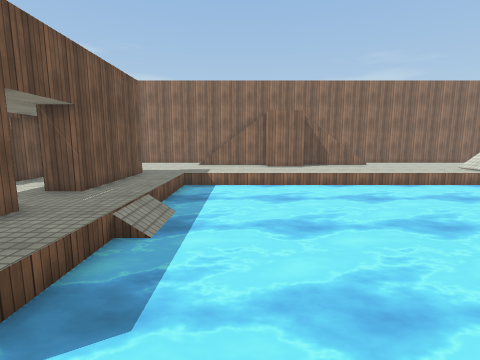
view 1 (above)

24 first-person views from a walk through a scene from a Unity 3-D project. The camera is 1.3 m above the floor, tilts 8° down and sees 85° across. The floor is counted in squares, 1 m on a side. Each view is taken from the middle of a square. On the plan, view 1 faces up. The plan holds only what a view shows up to about 13 squares ahead; the rest is blank. The place goes on beyond the plan. Surface patterns are stand-ins for the level's own textures.

view 2
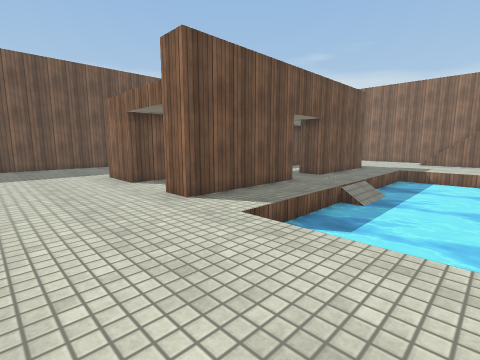

view 3
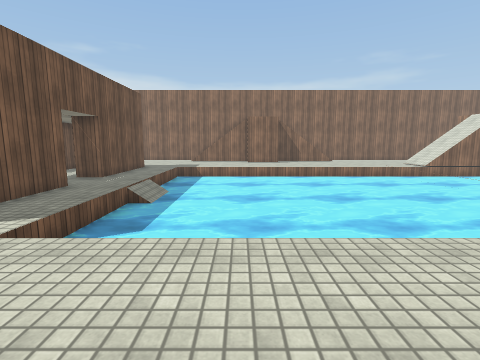

view 4
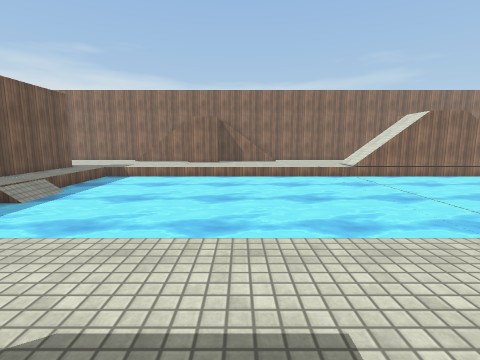

view 5
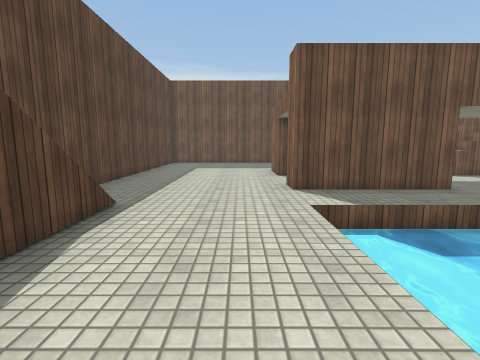

view 6
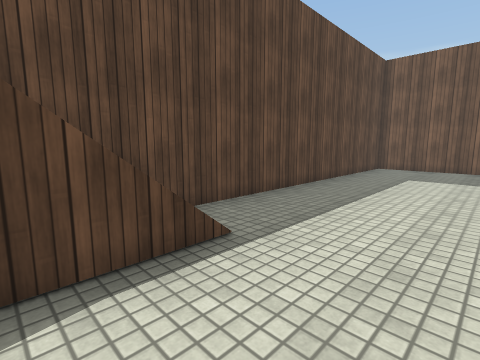

view 7
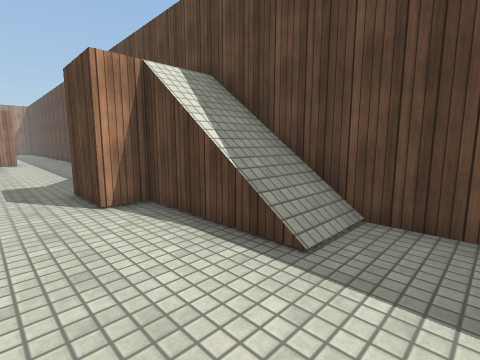

view 8
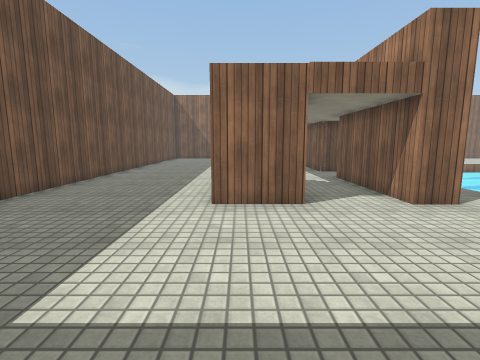

view 9
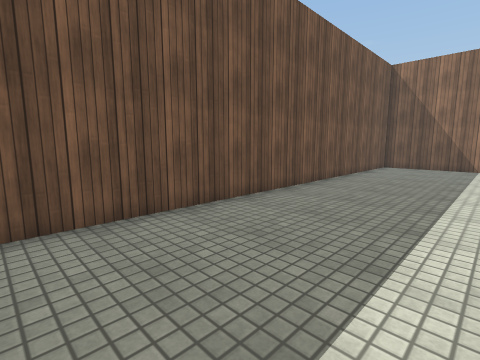

view 10
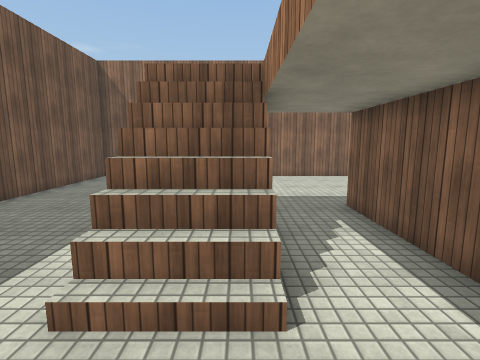

view 11
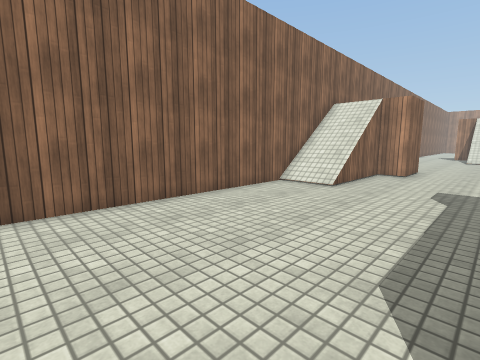

view 12
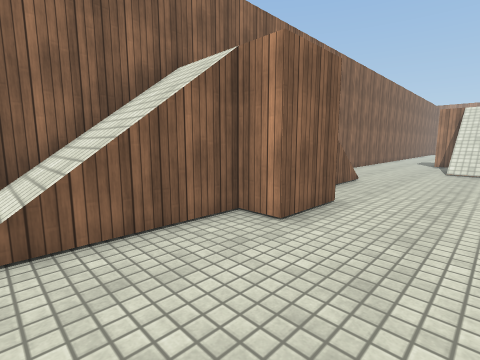

view 13
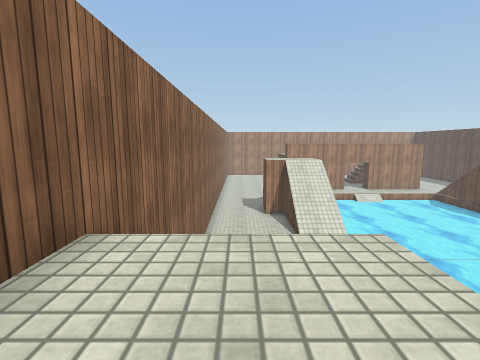

view 14
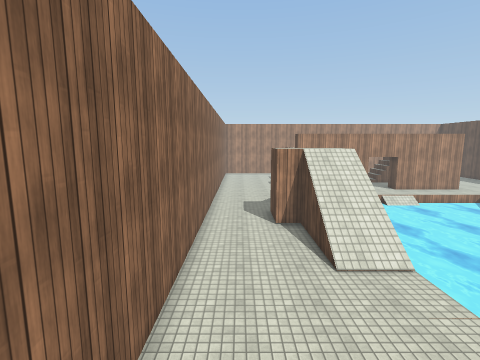

view 15
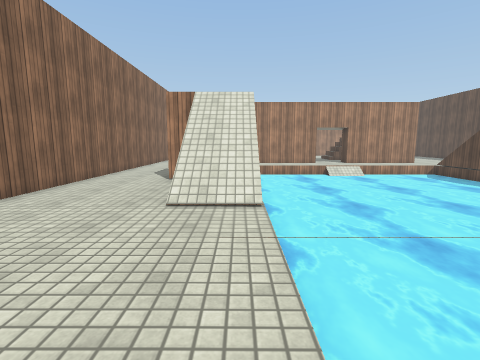

view 16
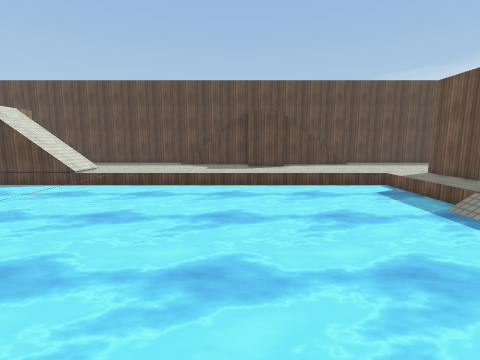

view 17
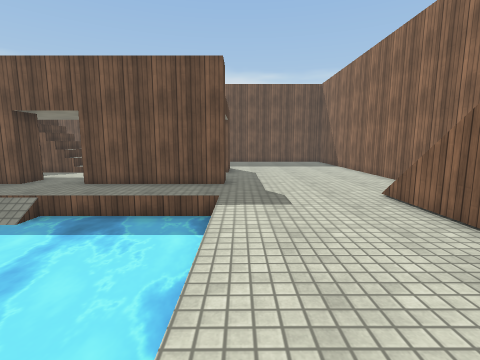

view 18
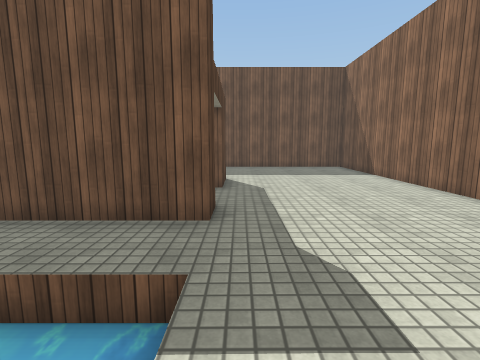

view 19
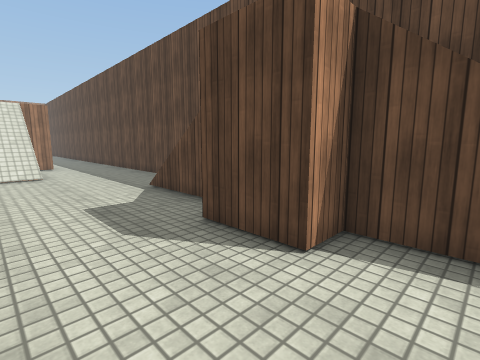

view 20
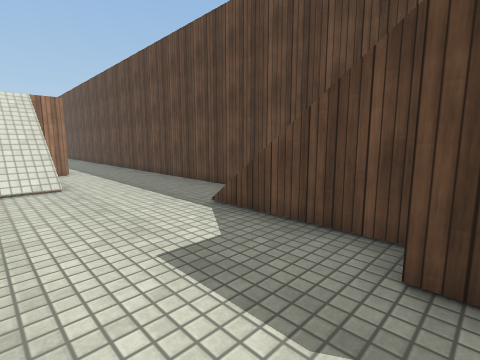

view 21
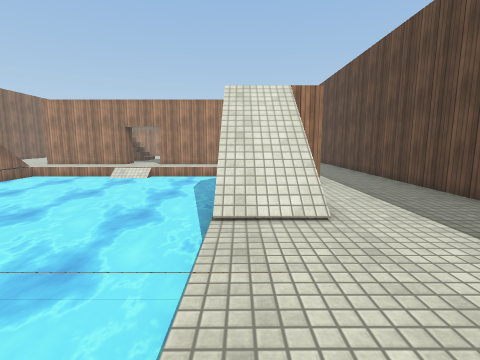

view 22
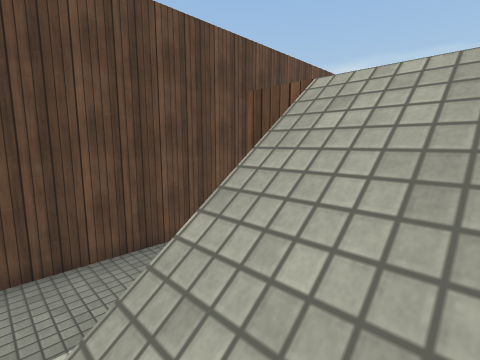

view 23
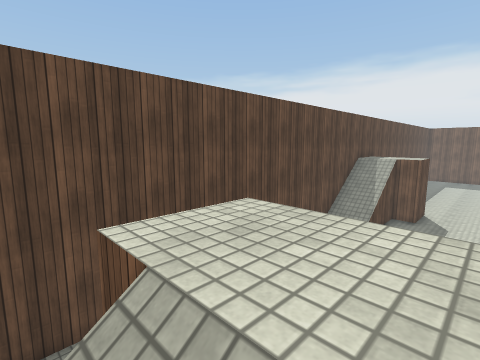

view 24
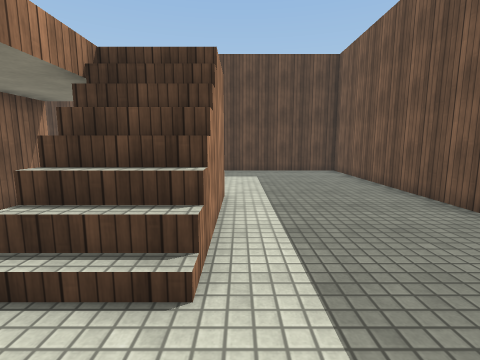

### Floor plan
Key: @ floor where view 1 was taken; # wall or solid block; . main floor; : floor 3 m higher than the main floor; / step, stairs or slope; ≈ water the walk keeps out of.
Columns run from 15 left of view 1 to 20 right of it. Each row starts with its distance up from view 1.
 18 ###################################
 17 #............////::/    ...........
 16 #............////::////............
 15 #................::..............
 14 #.............................#:
 13 #..........................////:
 12 #..........................////:
 11 #.....  ..##.≈≈≈≈≈≈≈≈≈≈≈≈≈≈≈≈≈≈≈≈≈≈≈
 10 #.....  ..##.≈≈≈≈≈≈≈≈≈≈≈≈≈≈≈≈≈≈≈≈≈≈≈
  9 #.....//..##.≈≈≈≈≈≈≈≈≈≈≈≈≈≈≈≈≈≈≈≈≈≈≈
  8 #.....//..##.≈≈≈≈≈≈≈≈≈≈≈≈≈≈≈≈≈≈≈≈≈≈≈
  7 #.....//..##.≈≈≈≈≈≈≈≈≈≈≈≈≈≈≈≈≈≈≈≈≈≈≈
  6 #......  ..../≈≈≈≈≈≈≈≈≈≈≈≈≈≈≈≈≈≈≈≈≈≈
  5 #.....//..##.≈≈≈≈≈≈≈≈≈≈≈≈≈≈≈≈≈≈≈≈≈≈≈
  4 #.....//..##.≈≈≈≈≈≈≈≈≈≈≈≈≈≈≈≈≈≈≈≈≈≈≈
  3 #.....//..##.≈≈≈≈≈≈≈≈≈≈≈≈≈≈≈≈≈≈≈≈≈≈≈
  2 #.....  ..##.≈≈≈≈≈≈≈≈≈≈≈≈≈≈≈≈≈≈≈≈≈≈≈
  1 #.....  ..##.≈≈≈≈≈≈≈≈≈≈≈≈≈≈≈≈≈≈≈≈≈≈
  0 #..............@...........////::///
 -1 #..........................////::///
 -2 #.............................#::...
 -3 #................::.................
 -4 #............////: ////.............
 -5 #............////: ////.............
 -6 ####################################

Where each view was taken, in squares from view 1:
view 1: 0 up, 0 right, facing up
view 2: 3 down, 1 right, facing up-left
view 3: 3 down, 1 right, facing up
view 4: 3 down, 5 right, facing up
view 5: 1 down, 3 right, facing left
view 6: 1 down, 0 right, facing down-left
view 7: 1 down, 4 left, facing down-right
view 8: 5 down, 9 left, facing up
view 9: 2 up, 10 left, facing up-left
view 10: 5 up, 8 left, facing up
view 11: 12 up, 10 left, facing up-right
view 12: 12 up, 2 left, facing up-right
view 13: 16 up, 1 right, facing right
view 14: 16 up, 5 right, facing right
view 15: 12 up, 6 right, facing right
view 16: 12 up, 4 right, facing down
view 17: 12 up, 4 right, facing left
view 18: 12 up, 0 right, facing left
view 19: 0 up, 0 right, facing down-right
view 20: 0 up, 3 right, facing down-right
view 21: 0 up, 7 right, facing right
view 22: 0 up, 20 right, facing down-left
view 23: 0 up, 18 right, facing down-left
view 24: 7 up, 10 left, facing down
